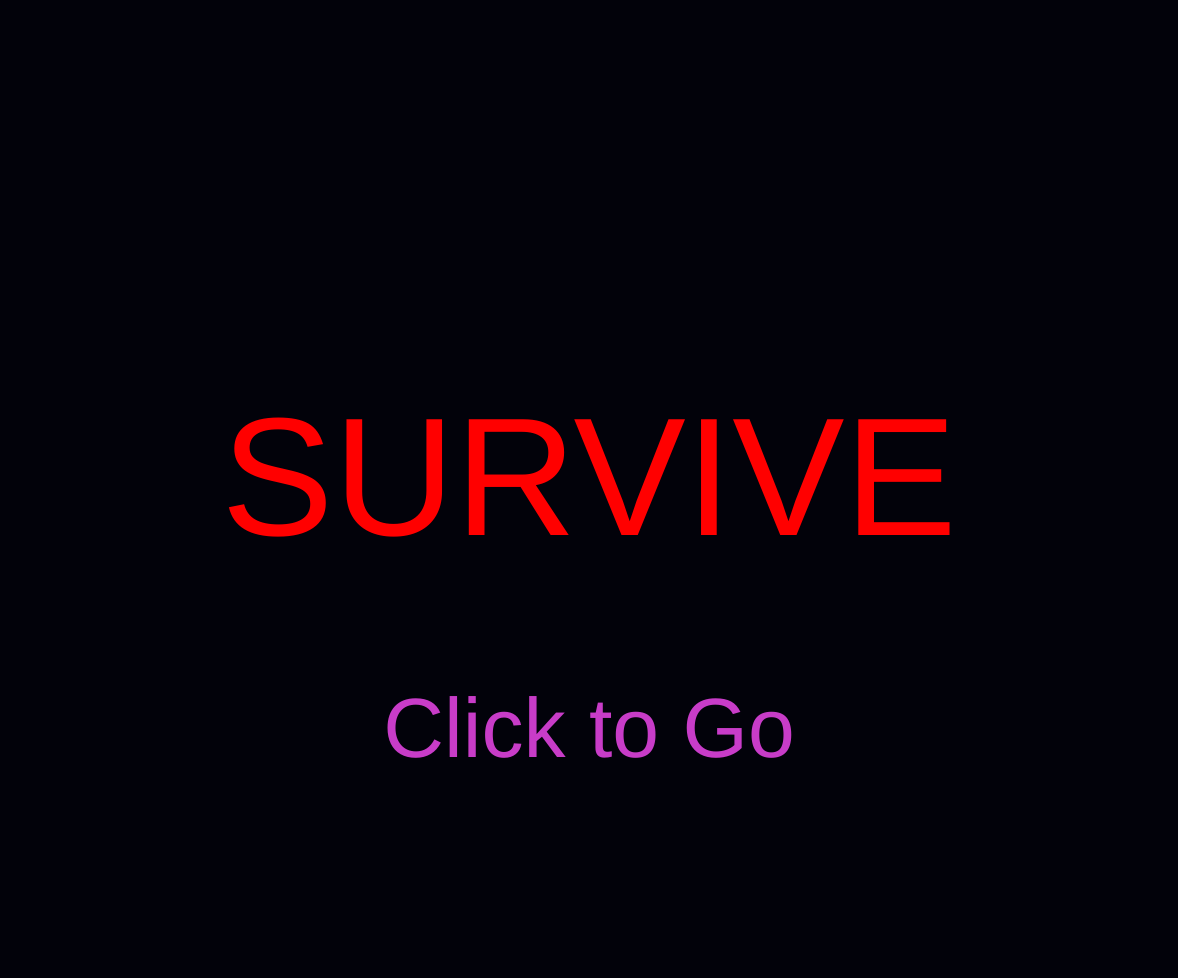
Frame 1 (no input)
Frame 60 (no input): identical to frame 1, image omitted
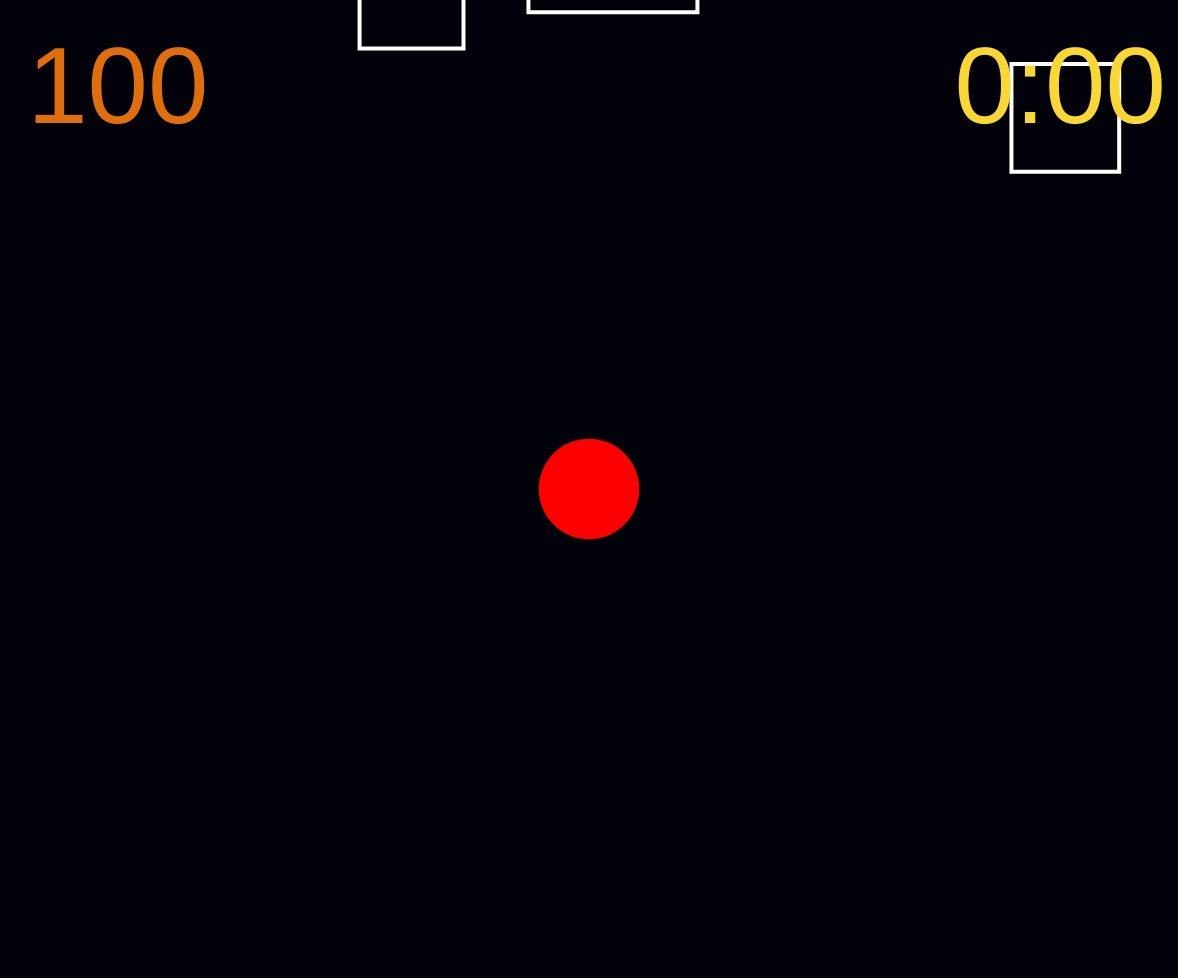
Frame 120 (the mouse pressed at the canvas centre since frame 60)

The p5.js sketch that drew these frames (run headless with seeded random() and noise() and a simulated clock; from frame 60 on, the mouse is pressed at the canvas centre):

// p5.js sketch
// ── sketch.js
var grounds = [];
var minlength = 3;
var maxlength = 30;
var groundcount;
var moverate = 3;
var startheight;
var moused = 100;
var time = 0;
var smalltext;
var edge;
var first = true;
var r = 255;
var g = 255;
var b = 255;
var redFont = false;
var pause = false;
var xmindist;
var xmaxdist;
var ymindist;
var ymaxdist;
var edgex1;
var edgex2;
var edgey1;
var edgey2;

function setup() {
    var cnv = createCanvas(window.innerWidth - 22, window.innerHeight - 22);
    var cnvx = (windowWidth - width) / 2;
    var cnvy = (windowHeight - height) / 2;
    cnv.position(cnvx, cnvy);

    noStroke();
    // frameRate(1);

    startheight = -height;

    groundcount = int(width / 140);

    for (let i = 0; i < groundcount; i++) {
        newGround();
    }

    smalltext = height / 9;
}

function draw() {
    background(2, 2, 10);

    if (first) {
        textSize(width / 7);
        fill(255, 0, 0);
        if (redFont) { fill(255, 0, 0); }
        textAlign(CENTER, CENTER);
        text("SURVIVE", width / 2, height / 2);
        textSize(width / 14);
        fill(200, 60, 200);
        if (redFont) { fill(255, 0, 0); }
        text("Click to Go", width / 2, 3 * height / 4);
    } else {
        if (int(moused) > 0) {
            for (let i = 0; i < grounds.length; i++) {
                r = 255;
                g = 255;
                b = 255;
                if (grounds[i].y1 > height + 100) {
                    grounds.splice(i, 1);
                    newGround();
                    if (moverate < 35) {
                        moverate += .028;
                    }
                }

                if (grounds[i].isPurple()) {
                    redFont = true;
                    moused -= .65;
                    r = 180;
                    g = 100;
                    b = 200;
                }

                //if (int(mousem) - int(m) <= abs(moused) && mouseX < grounds[i].x2 && mouseX > grounds[i].x1 && mouseY < grounds[i].y2 && mouseY > grounds[i].y1) {
                //  moused -= .5;
                //   }

                grounds[i].show();
                grounds[i].move();
            }
        } else {
            for (let i = 0; i < grounds.length; i++) {
                if (grounds[i].y1 > height + 100) {
                    grounds.splice(i, 1);
                    newGround();
                }

                fill(255, 0, 40);
                if (redFont) { fill(255, 0, 0); }
                textSize(width / 4);
                textAlign(CENTER, CENTER);
                noStroke();
                text("LOSER", width / 2, height / 2)
                textSize(width / 14);
                fill(200, 60, 200);
                if (redFont) { fill(255, 0, 0); }
                text("Click to Go", width / 2, 3 * height / 4);

                grounds[i].show();
                grounds[i].move();
            }
        }

        // BALL
        fill(255, 0, 0);
        if (redFont) { fill(255, 0, 0); }
        noStroke();
        circle(mouseX, mouseY, moused + .5);

        // score
        textSize(smalltext);
        textAlign(CENTER, TOP);
        fill(225, 110, 13);
        if (redFont) { fill(255, 0, 0); }
        text(int(moused), width / 10, height / 25);

        timer();
    }
    redFont = false;
}


class Ground {
    constructor(x1, y1, edge) {
        this.x1 = x1;
        this.y1 = y1;
        this.edge = edge;

        //edges stored as each's 4 corners
        // this code has been tested and works perfectly
        this.edges = [[this.x1 - 2, this.y1 - 2, this.x1 + this.edge + 2, this.y1 + 2],
        [this.x1 + this.edge + 2, this.y1 - 2, this.x1 + this.edge - 2, this.y1 + this.edge + 2],
        [this.x1 - 2, this.y1 + this.edge + 2, this.x1 + this.edge + 2, this.y1 + this.edge - 2],
        [this.x1 + 2, this.y1 + this.edge + 2, this.x1 - 2, this.y1 - 2]];
    }
    show() {
        //fill(255);
        noFill();
        stroke(r, g, b);
        strokeWeight(4);
        square(this.x1, this.y1, this.edge);

        // test the edges, usually edges are invis
        // noStroke();
        // rectMode(CORNERS);
        // fill(0,255,0);
        // rect(this.edges[0][0], this.edges[0][1], this.edges[0][2], this.edges[0][3]);
        // fill(100,35,0);
        // rect(this.edges[1][0], this.edges[1][1], this.edges[1][2], this.edges[1][3]);
        // fill(100,0,100);
        // rect(this.edges[2][0], this.edges[2][1], this.edges[2][2], this.edges[2][3]);
        // fill(1,205,200);
        // rect(this.edges[3][0], this.edges[3][1], this.edges[3][2], this.edges[3][3]);
        // rectMode(CORNER);
    }

    move() {
        if (!pause) {
            this.y1 += moverate;

            //edges stored as corners of edges
            for (var i = 0; i < this.edges.length; i++) {
                //add moverate to just y coords, doesnt need more than a line :)
                this.edges[i] = [this.edges[i][0], this.edges[i][1] += moverate, this.edges[i][2], this.edges[i][3] += moverate];
            }
        }
    }

    isPurple() {
        // for each edge
        for (var i = 0; i < this.edges.length; i++) {
            // do
            edgex1 = min(this.edges[i][0], this.edges[i][2]);
            edgex2 = max(this.edges[i][0], this.edges[i][2]);
            edgey1 = min(this.edges[i][1], this.edges[i][3]);
            edgey2 = max(this.edges[i][1], this.edges[i][3]);
            // print(edgex1, edgey1, edgex2, edgey2);
            // print(mouseX, mouseY);
            // geeksforgeeks gave me godly written checkOverlap (appreciate), gonna use that now
            if (checkOverlap(moused / 2, mouseX, mouseY, edgex1, edgey1, edgex2, edgey2)) {
                return true;
            }

            // TODO something below doesnt work no clue what cause its not outputting anything
            // below distance from each wall of each edge to relevant mouse x/y
            // if mouseX within left and right wall of edge, xmindist < mouseX < xmaxdist
            // what about if mouseX is not a point but a circle
            // if xmindist < mouseX +- r < xmaxdist collides?
            // xmindist = abs(mouseX - min(this.edges[i][0], this.edges[i][2]));
            // xmaxdist = abs(mouseX - max(this.edges[i][0], this.edges[i][2]));

            // ymindist = abs(mouseY - min(this.edges[i][1], this.edges[i][3]));
            // ymaxdist = abs(mouseY - max(this.edges[i][1], this.edges[i][3]));

            // //print(xmindist, ymindist, xmaxdist, ymaxdist);
            // if (xmindist <= moused &&
            //     xmaxdist <= moused &&
            //     ymindist <= moused &&
            //     ymaxdist <= moused) {
            //     print("collision");
            //     print(xmindist, ymindist, xmaxdist, ymaxdist);
            //     return true;
            // }
        }

        return false;
    }
}

function newGround() {
    x1 = random(-100, width + 50);
    y1 = random(startheight, -50);
    edge = random(height / 15, height / 5);

    var g = new Ground(x1, y1, edge);
    grounds.push(g);
}


function reset() {
    grounds = [];
    groundcount = 40;
    moverate = 1.5;
    moused = 100;
    time = 0;
    for (let i = 0; i < groundcount; i++) {
        newGround();
    }
}

function mousePressed() {
    if (int(moused) <= 0) {
        reset();
    } else {
        first = false;
    }
}

function keyPressed() {
    if (keyCode == 32) {
        pause = !pause;
        // ----pause must pause----
        //  DONE - circle drawing ==== AFTER TESTING, this should still be drawn
        //        to clarify this feature could be fully used to cheat, dont care, cheating is trivial in multiple ways to knowledgable party, just game for fun
        //        this isn't a bank this is atlib, jesus
        //  DONE - timer
        //  DONE - square movement
        // forgot collisions, but i wanna test
        // wait didnt forget, paused should still take collisions why not
    }
}

function timer() {
    textSize(smalltext);
    fill(250, 215, 50);
    if (redFont) { fill(255, 0, 0); }
    textAlign(CENTER, TOP);
    noStroke();

    var timex = 9 * width / 10;
    var timey = height / 25;

    if (moused < 0) moused = 0;

    if (floor(time) < 10) {
        text("0:" + "0" + floor(time), timex, timey);
    } else if (floor(time) < 60) {
        text("0:" + floor(time), timex, timey);
    } else if (floor(time) % 60 < 10) {
        text(floor(time / 60) + ":" + "0" + floor(time) % 60, timex, timey);
    } else {
        text(floor(time / 60) + ":" + floor(time) % 60, timex, timey);
    }

    if (int(moused) > 0) {
        if (!pause) time = time + (1 / 60);
    }
    // } else {
    //     timefader -= 10;
    // }
    // if (timefader < -70) {
    //     timefader = 255;
    // }
}

function windowResized() {
    var cnv = createCanvas(window.innerWidth - 22, window.innerHeight - 22);
    var cnvx = (windowWidth - width) / 2;
    var cnvy = (windowHeight - height) / 2;
    cnv.position(cnvx, cnvy);
}

// STOLEN, thank you geeksforgeeks
function checkOverlap(R, Xc, Yc, X1, Y1, X2, Y2) {
    // Find the nearest point on the
    // rectangle to the center of
    // the circle
    let Xn = max(X1, min(Xc, X2));
    let Yn = max(Y1, min(Yc, Y2));

    // Find the distance between the
    // nearest point and the center
    // of the circle
    // Distance between 2 points,
    // (x1, y1) & (x2, y2) in
    // 2D Euclidean space is
    // ((x1-x2)**2 + (y1-y2)**2)**0.5
    let Dx = Xn - Xc;
    let Dy = Yn - Yc;
    return (Dx * Dx + Dy * Dy) <= R * R;
}
